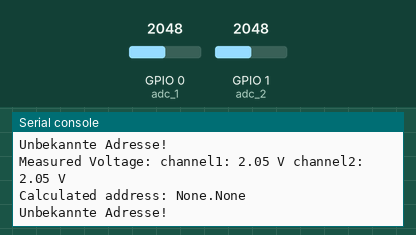
This program was run on a simulated ESP32 board running MicroPython. Shown: the last lines printed to the serial console. The test bench sets the inputs (shaded band); at power-on: GPIO 1 (adc_2) = 2048, GPIO 0 (adc_1) = 2048 (analog values on the 0–4095 scale).

Above: at 4.4 s.
4.5 s: GPIO 1 (adc_2) set to 1928
At 5.8 s:
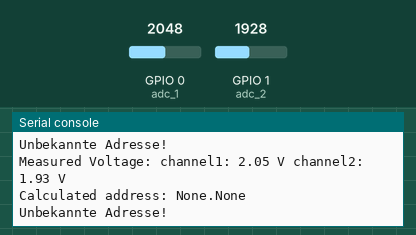
6.0 s: GPIO 1 (adc_2) set to 1866
At 6.8 s:
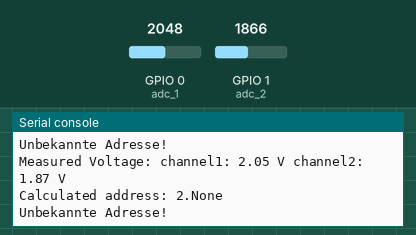
Timing chart, 0 to 9.0 s (numbered marks = the images above; inputs shaded):
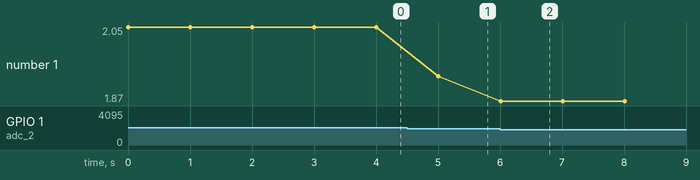

Measured:
- after the input at 4.5 s, the serial console: prints a new line after 0.51 s (image 1)
- after the input at 6.0 s, the serial console: prints a new line at once (image 2)
- plotted number 1: 2.05 → 1.93 after the input at 4.5 s, 1.93 → 1.87 after the input at 6.0 s

The program:

adc.py
```python
from machine import Pin, ADC
import time

# ADC Setup
adc_pin_1 = 0  # ADC an GPIO0
adc_pin_2 = 1  # ADC an GPIO1

adc_1 = ADC(Pin(adc_pin_1))
adc_1.width(ADC.WIDTH_12BIT)  # 12-Bit-Auflösung (0–4095)
adc_1.atten(ADC.ATTN_11DB)
adc_2 = ADC(Pin(adc_pin_2))
adc_2.width(ADC.WIDTH_12BIT)  # 12-Bit-Auflösung (0–4095)
adc_2.atten(ADC.ATTN_11DB)

# Spannungsbereiche für Adressen (berechnet aus den Widerstandswerten)
ADDRESS_RANGES = [
    (3.2, 3.4),  # Spannung für Adresse 1 (ca. 3.30 V ± Toleranz)
    (1.5, 1.9),  # Spannung für Adresse 2 (ca. 1.71 V ± Toleranz)
    (1.0, 1.4),  # Spannung für Adresse 3 (ca. 1.22 V ± Toleranz)
    (0.4, 0.8),  # Spannung für Adresse 4 (ca. 0.64 V ± Toleranz)
    (0.0, 0.2),  # Spannung für Adresse 5 (ca. 0.00 V ± Toleranz)
]


def address_from_table(voltage):
    for i, (low, high) in enumerate(ADDRESS_RANGES):
        if low <= voltage <= high:
            return i + 1  # Adresse ist 1-basiert


def get_address():
    voltage_1 = (adc_1.read() / 1000)  # Spannung berechnen
    voltage_2 = (adc_2.read() / 1000)  # Spannung berechnen
    print(f"Measured Voltage: channel1: {voltage_1:.2f} V channel2: {voltage_2:.2f} V")
    address_ones = address_from_table(voltage_1)
    address_tens = address_from_table(voltage_2)
    print(f"Calculated address: {address_tens}.{address_ones}")
    addr = address_tens * 10 + address_ones if address_ones and address_tens else 0
    return addr


def get_voltage(adc_pin=3):
    adc = ADC(adc_pin)
    adc.width(ADC.WIDTH_12BIT)  # 12-Bit-Auflösung (0–4095)
    adc.atten(ADC.ATTN_11DB)  # Spannung bis 3,3 V
    voltage = (adc.read() / 1000) # Spannung berechnen (0–3,3 V Bereich)
    print(f"Measured Voltage at GPIO{adc_pin}: {voltage:.2f} V")
    return voltage


def main():
    while True:
        address = get_address()
        if address:
            print(f"Meine Adresse: {address}")
        else:
            print("Unbekannte Adresse!")
        time.sleep(1)


if __name__ == "__main__":
    main()
```
